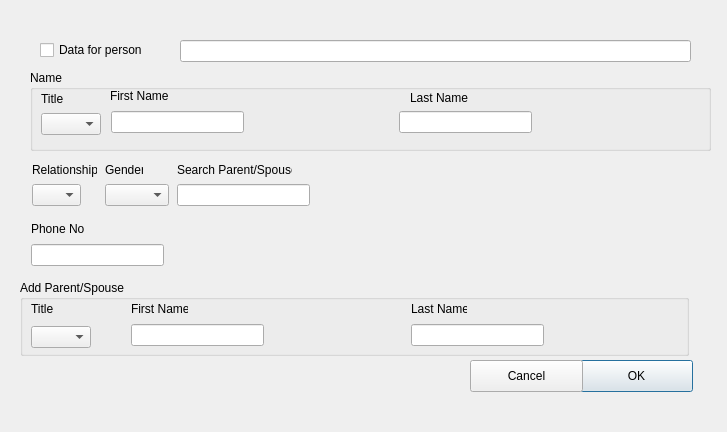
<?xml version="1.0" encoding="UTF-8"?>
<ui version="4.0">
 <class>CcontactDLG</class>
 <widget class="QDialog" name="CcontactDLG">
  <property name="geometry">
   <rect>
    <x>0</x>
    <y>0</y>
    <width>727</width>
    <height>432</height>
   </rect>
  </property>
  <property name="windowTitle">
   <string>Dialog</string>
  </property>
  <widget class="QCheckBox" name="m_dataForPersoncheckBox">
   <property name="geometry">
    <rect>
     <x>40</x>
     <y>40</y>
     <width>121</width>
     <height>20</height>
    </rect>
   </property>
   <property name="text">
    <string>Data for person</string>
   </property>
  </widget>
  <widget class="QPushButton" name="m_okButton">
   <property name="geometry">
    <rect>
     <x>580</x>
     <y>360</y>
     <width>113</width>
     <height>32</height>
    </rect>
   </property>
   <property name="text">
    <string>OK</string>
   </property>
  </widget>
  <widget class="QPushButton" name="m_cancelButton">
   <property name="geometry">
    <rect>
     <x>470</x>
     <y>360</y>
     <width>113</width>
     <height>32</height>
    </rect>
   </property>
   <property name="text">
    <string>Cancel</string>
   </property>
   <property name="autoDefault">
    <bool>false</bool>
   </property>
  </widget>
  <widget class="QGroupBox" name="m_parentgroupBox">
   <property name="geometry">
    <rect>
     <x>20</x>
     <y>280</y>
     <width>669</width>
     <height>76</height>
    </rect>
   </property>
   <property name="title">
    <string>Add Parent/Spouse</string>
   </property>
   <widget class="QComboBox" name="m_parentTitleCombo">
    <property name="geometry">
     <rect>
      <x>11</x>
      <y>46</y>
      <width>60</width>
      <height>22</height>
     </rect>
    </property>
    <item>
     <property name="text">
      <string/>
     </property>
    </item>
    <item>
     <property name="text">
      <string>Mr</string>
     </property>
    </item>
    <item>
     <property name="text">
      <string>Ms</string>
     </property>
    </item>
    <item>
     <property name="text">
      <string>Mrs</string>
     </property>
    </item>
    <item>
     <property name="text">
      <string>Miss</string>
     </property>
    </item>
    <item>
     <property name="text">
      <string>Dr</string>
     </property>
    </item>
    <item>
     <property name="text">
      <string>Upa</string>
     </property>
    </item>
    <item>
     <property name="text">
      <string>Rev</string>
     </property>
    </item>
    <item>
     <property name="text">
      <string>Pastor</string>
     </property>
    </item>
   </widget>
   <widget class="QLabel" name="m_parentTitleLbl">
    <property name="geometry">
     <rect>
      <x>11</x>
      <y>21</y>
      <width>22</width>
      <height>16</height>
     </rect>
    </property>
    <property name="text">
     <string>Title</string>
    </property>
   </widget>
   <widget class="QLineEdit" name="m_parentFirstName">
    <property name="geometry">
     <rect>
      <x>111</x>
      <y>44</y>
      <width>133</width>
      <height>22</height>
     </rect>
    </property>
   </widget>
   <widget class="QLabel" name="m_parentFirstNameLbl">
    <property name="geometry">
     <rect>
      <x>111</x>
      <y>21</y>
      <width>57</width>
      <height>16</height>
     </rect>
    </property>
    <property name="text">
     <string>First Name</string>
    </property>
   </widget>
   <widget class="QLabel" name="m_parentLastNameLbl">
    <property name="geometry">
     <rect>
      <x>391</x>
      <y>21</y>
      <width>56</width>
      <height>16</height>
     </rect>
    </property>
    <property name="text">
     <string>Last Name</string>
    </property>
   </widget>
   <widget class="QLineEdit" name="m_parentLastName">
    <property name="geometry">
     <rect>
      <x>391</x>
      <y>44</y>
      <width>133</width>
      <height>22</height>
     </rect>
    </property>
   </widget>
  </widget>
  <widget class="QLineEdit" name="m_name">
   <property name="geometry">
    <rect>
     <x>180</x>
     <y>40</y>
     <width>511</width>
     <height>22</height>
    </rect>
   </property>
  </widget>
  <widget class="QGroupBox" name="m_nameBox">
   <property name="geometry">
    <rect>
     <x>30</x>
     <y>70</y>
     <width>681</width>
     <height>81</height>
    </rect>
   </property>
   <property name="title">
    <string>Name</string>
   </property>
   <widget class="QLabel" name="m_firstNameLbl">
    <property name="geometry">
     <rect>
      <x>80</x>
      <y>18</y>
      <width>133</width>
      <height>16</height>
     </rect>
    </property>
    <property name="text">
     <string>First Name</string>
    </property>
   </widget>
   <widget class="QLabel" name="m_lastNameLbl">
    <property name="geometry">
     <rect>
      <x>380</x>
      <y>20</y>
      <width>133</width>
      <height>16</height>
     </rect>
    </property>
    <property name="text">
     <string>Last Name</string>
    </property>
   </widget>
   <widget class="QLabel" name="m_titleLbl">
    <property name="geometry">
     <rect>
      <x>11</x>
      <y>21</y>
      <width>22</width>
      <height>16</height>
     </rect>
    </property>
    <property name="text">
     <string>Title</string>
    </property>
   </widget>
   <widget class="QComboBox" name="m_titleComboBox">
    <property name="geometry">
     <rect>
      <x>11</x>
      <y>43</y>
      <width>60</width>
      <height>22</height>
     </rect>
    </property>
    <item>
     <property name="text">
      <string/>
     </property>
    </item>
    <item>
     <property name="text">
      <string>Mr</string>
     </property>
    </item>
    <item>
     <property name="text">
      <string>Miss</string>
     </property>
    </item>
    <item>
     <property name="text">
      <string>Mrs</string>
     </property>
    </item>
    <item>
     <property name="text">
      <string>Ms</string>
     </property>
    </item>
    <item>
     <property name="text">
      <string>Dr</string>
     </property>
    </item>
    <item>
     <property name="text">
      <string>Pastor</string>
     </property>
    </item>
    <item>
     <property name="text">
      <string>Rev</string>
     </property>
    </item>
    <item>
     <property name="text">
      <string>Upa</string>
     </property>
    </item>
   </widget>
   <widget class="QLineEdit" name="m_firstNameLineEdit">
    <property name="geometry">
     <rect>
      <x>81</x>
      <y>41</y>
      <width>133</width>
      <height>22</height>
     </rect>
    </property>
   </widget>
   <widget class="QLineEdit" name="m_lastName">
    <property name="geometry">
     <rect>
      <x>369</x>
      <y>41</y>
      <width>133</width>
      <height>22</height>
     </rect>
    </property>
   </widget>
  </widget>
  <widget class="QLabel" name="m_relationShipLbl">
   <property name="geometry">
    <rect>
     <x>32</x>
     <y>162</y>
     <width>65</width>
     <height>16</height>
    </rect>
   </property>
   <property name="text">
    <string>Relationship</string>
   </property>
  </widget>
  <widget class="QComboBox" name="m_relationShipCombo">
   <property name="geometry">
    <rect>
     <x>32</x>
     <y>184</y>
     <width>49</width>
     <height>22</height>
    </rect>
   </property>
   <item>
    <property name="text">
     <string/>
    </property>
   </item>
   <item>
    <property name="text">
     <string>s/o</string>
    </property>
   </item>
   <item>
    <property name="text">
     <string>d/o</string>
    </property>
   </item>
   <item>
    <property name="text">
     <string>w/o</string>
    </property>
   </item>
   <item>
    <property name="text">
     <string>c/o</string>
    </property>
   </item>
   <item>
    <property name="text">
     <string>m/o</string>
    </property>
   </item>
  </widget>
  <widget class="QComboBox" name="m_genderCombo">
   <property name="geometry">
    <rect>
     <x>105</x>
     <y>184</y>
     <width>64</width>
     <height>22</height>
    </rect>
   </property>
   <item>
    <property name="text">
     <string/>
    </property>
   </item>
   <item>
    <property name="text">
     <string>Male</string>
    </property>
   </item>
   <item>
    <property name="text">
     <string>Female</string>
    </property>
   </item>
  </widget>
  <widget class="QLabel" name="m_genderLbl">
   <property name="geometry">
    <rect>
     <x>105</x>
     <y>162</y>
     <width>38</width>
     <height>16</height>
    </rect>
   </property>
   <property name="text">
    <string>Gender</string>
   </property>
  </widget>
  <widget class="QLabel" name="m_parentSpuseLbl">
   <property name="geometry">
    <rect>
     <x>177</x>
     <y>162</y>
     <width>115</width>
     <height>16</height>
    </rect>
   </property>
   <property name="text">
    <string>Search Parent/Spouse</string>
   </property>
  </widget>
  <widget class="QLineEdit" name="m_parentSpouse">
   <property name="geometry">
    <rect>
     <x>177</x>
     <y>184</y>
     <width>133</width>
     <height>22</height>
    </rect>
   </property>
  </widget>
  <widget class="QLabel" name="m_phoneLbl">
   <property name="geometry">
    <rect>
     <x>31</x>
     <y>221</y>
     <width>53</width>
     <height>16</height>
    </rect>
   </property>
   <property name="text">
    <string>Phone No</string>
   </property>
  </widget>
  <widget class="QLineEdit" name="m_phone">
   <property name="geometry">
    <rect>
     <x>31</x>
     <y>244</y>
     <width>133</width>
     <height>22</height>
    </rect>
   </property>
  </widget>
  <zorder>m_dataForPersoncheckBox</zorder>
  <zorder>m_okButton</zorder>
  <zorder>m_cancelButton</zorder>
  <zorder>layoutWidget</zorder>
  <zorder>m_parentgroupBox</zorder>
  <zorder>layoutWidget</zorder>
  <zorder>m_name</zorder>
  <zorder>m_nameBox</zorder>
 </widget>
 <tabstops>
  <tabstop>m_name</tabstop>
  <tabstop>m_titleComboBox</tabstop>
  <tabstop>m_firstNameLineEdit</tabstop>
  <tabstop>m_lastName</tabstop>
  <tabstop>m_relationShipCombo</tabstop>
  <tabstop>m_genderCombo</tabstop>
  <tabstop>m_parentSpouse</tabstop>
  <tabstop>m_phone</tabstop>
  <tabstop>m_parentTitleCombo</tabstop>
  <tabstop>m_parentFirstName</tabstop>
  <tabstop>m_parentLastName</tabstop>
  <tabstop>m_cancelButton</tabstop>
  <tabstop>m_okButton</tabstop>
  <tabstop>m_dataForPersoncheckBox</tabstop>
 </tabstops>
 <resources/>
 <connections/>
</ui>
